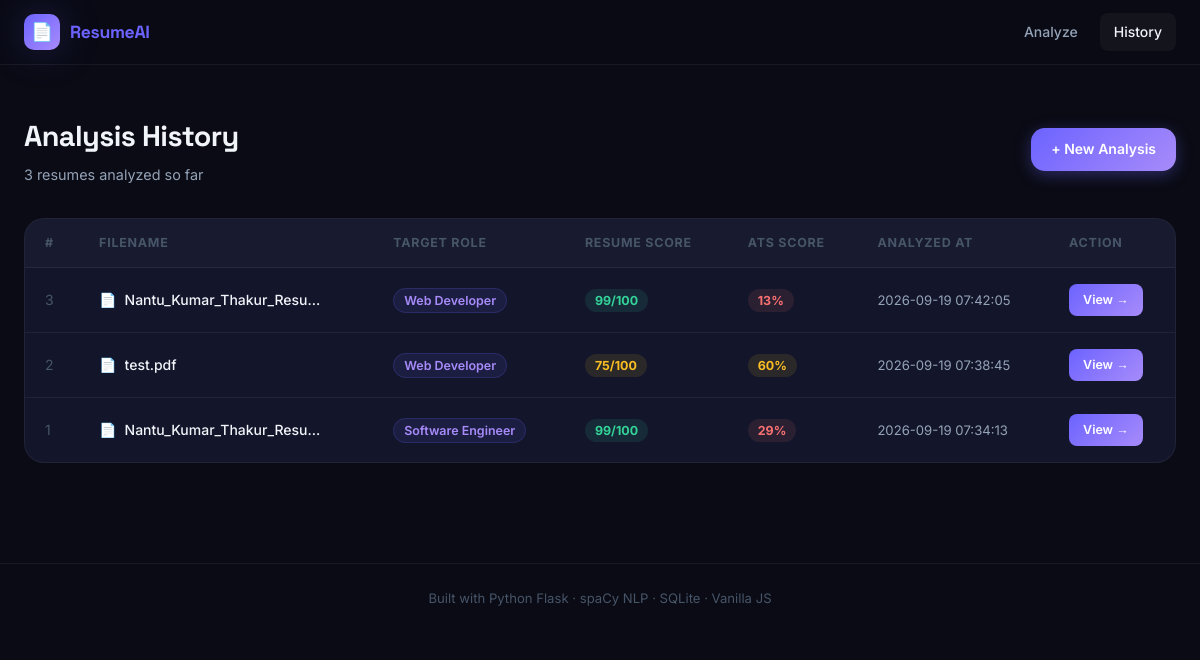
The app's page /history with its own data.
### tables this page shows
CREATE TABLE resumes (
            id INTEGER PRIMARY KEY AUTOINCREMENT,
            filename TEXT NOT NULL,
            target_role TEXT NOT NULL,
            resume_score REAL NOT NULL,
            ats_score REAL NOT NULL,
            created_at TIMESTAMP DEFAULT CURRENT_TIMESTAMP
        );

### app.py (the view)
@app.route('/history')
def history():
    resumes = get_all_resumes()
    return render_template('history.html', resumes=resumes)

### database.py (called while the page is built)
def get_all_resumes():
    conn = sqlite3.connect(DB_PATH)
    conn.row_factory = sqlite3.Row
    cursor = conn.cursor()
    cursor.execute('SELECT * FROM resumes ORDER BY created_at DESC')
    rows = cursor.fetchall()
    conn.close()
    return [dict(row) for row in rows]

### templates/history.html (shortened to what this page needs)
<!DOCTYPE html>
<html lang="en">
<head>
  <link rel="stylesheet" href="{{ url_for('static', filename='css/style.css') }}" />
</head>
<body>
<nav class="navbar">
  <div class="navbar-inner">
    <a href="/" class="navbar-brand">
      <div class="logo-icon">📄</div>
      <span class="brand-name">Resume<span>AI</span></span>
    </a>
    <div class="navbar-links">
      <a href="/" class="nav-link">Analyze</a>
      <a href="/history" class="nav-link active">History</a>
    </div>
  </div>
</nav>
<section class="history-section">
  <div class="container">
    <div style="display:flex; align-items:center; justify-content:space-between; flex-wrap:wrap; gap:16px; margin-bottom:32px;">
      <div>
        <h1 style="font-family:'Space Grotesk',sans-serif; font-size:1.8rem; font-weight:800; letter-spacing:-0.02em;">
          Analysis History
        </h1>
        <p style="color:var(--text-secondary); font-size:.9rem; margin-top:4px;">
          {{ resumes | length }} resume{{ 's' if resumes | length != 1 }} analyzed so far
        </p>
      </div>
      <a href="/" style="
        background: var(--gradient-purple);
        color: white;
        text-decoration: none;
        padding: 10px 20px;
        border-radius: var(--radius-md);
        font-size: .875rem;
        font-weight: 600;
        box-shadow: 0 4px 16px rgba(108,99,255,0.35);
      ">+ New Analysis</a>
    </div>
    {% if resumes %}
    <div class="table-card">
      <table class="data-table">
        <thead>
          <tr>
            <th>#</th>
            <th>Filename</th>
            <th>Target Role</th>
            <th>Resume Score</th>
            <th>ATS Score</th>
            <th>Analyzed At</th>
            <th>Action</th>
          </tr>
        </thead>
        <tbody>
          {% for r in resumes %}
          <tr>
            <td style="color:var(--text-muted);">{{ r.id }}</td>
            <td>
              <div style="display:flex; align-items:center; gap:8px;">
                <span>📄</span>
                <span style="font-weight:500; max-width:200px; overflow:hidden; text-overflow:ellipsis; white-space:nowrap;">{{ r.filename }}</span>
              </div>
            </td>
            <td>
              <span style="background: rgba(108,99,255,0.1); border:1px solid rgba(108,99,255,0.2); color:var(--accent-secondary); padding:4px 10px; border-radius:100px; font-size:.78rem; font-weight:600;">
                {{ r.target_role }}
              </span>
            </td>
            <td>
              {% set rs = r.resume_score | round | int %}
              <span class="score-pill {% if rs >= 80 %}badge-found{% elif rs >= 50 %}' style='background:rgba(251,191,36,0.1);color:var(--accent-yellow);'{% else %}badge-missing{% endif %}"
                style="{% if rs >= 80 %}background:rgba(52,211,153,0.1);color:var(--accent-green);{% elif rs >= 50 %}background:rgba(251,191,36,0.1);color:var(--accent-yellow);{% else %}background:rgba(248,113,113,0.1);color:var(--accent-red);{% endif %}">
                {{ rs }}/100
              </span>
            </td>
            <td>
              {% set as_ = r.ats_score | round | int %}
              <span class="score-pill"
                style="{% if as_ >= 80 %}background:rgba(52,211,153,0.1);color:var(--accent-green);{% elif as_ >= 50 %}background:rgba(251,191,36,0.1);color:var(--accent-yellow);{% else %}background:rgba(248,113,113,0.1);color:var(--accent-red);{% endif %}">
                {{ as_ }}%
              </span>
            </td>
            <td style="color:var(--text-secondary); font-size:.82rem;">{{ r.created_at }}</td>
            <td>
              <a href="/dashboard/{{ r.id }}" class="view-btn">View →</a>
            </td>
          </tr>
          {% endfor %}
        </tbody>
      </table>
    </div>
    {% endif %}
  </div>
</section>
<footer class="footer">
  Built with Python Flask · spaCy NLP · SQLite · Vanilla JS
</footer>
</body>
</html>

### static/css/style.css (style rules this page uses)
:root { --bg-primary: #0a0b14; --bg-secondary: #0f1120; --bg-card: #13162b; --bg-glass: rgba(255, 255, 255, 0.04); --bg-glass-hover:rgba(255, 255, 255, 0.07); --accent-primary: #6c63ff; --accent-secondary: #a78bfa; --accent-cyan: #22d3ee; --accent-green: #34d399; --accent-yellow: #fbbf24; --accent-red: #f87171; --accent-orange: #fb923c; --text-primary: #f1f5f9; --text-secondary: #94a3b8; --text-muted: #475569; --border-subtle: rgba(255, 255, 255, 0.06); --border-accent: rgba(108, 99, 255, 0.4); --gradient-hero: linear-gradient(135deg, #6c63ff 0%, #a78bfa 50%, #22d3ee 100%); --gradient-card: linear-gradient(145deg, rgba(108,99,255,0.1), rgba(34,211,238,0.05)); --gradient-green: linear-gradient(135deg, #34d399, #059669); --gradient-purple: linear-gradient(135deg, #6c63ff, #a78bfa); --gradient-red: linear-gradient(135deg, #f87171, #ef4444); --shadow-card: 0 4px 24px rgba(0,0,0,0.4); --shadow-glow: 0 0 40px rgba(108,99,255,0.25); --shadow-green: 0 0 24px rgba(52,211,153,0.25); --radius-sm: 8px; --radius-md: 14px; --radius-lg: 20px; --radius-xl: 28px; --transition: 0.25s cubic-bezier(0.4, 0, 0.2, 1); }
*, *::before, *::after { box-sizing: border-box; margin: 0; padding: 0; }
html { scroll-behavior: smooth; }
body { font-family: 'Inter', sans-serif; background: var(--bg-primary); color: var(--text-primary); min-height: 100vh; line-height: 1.6; -webkit-font-smoothing: antialiased; }
.container { max-width: 1200px; margin: 0 auto; padding: 0 24px; }
.navbar { position: sticky; top: 0; z-index: 100; background: rgba(10, 11, 20, 0.85); backdrop-filter: blur(20px); -webkit-backdrop-filter: blur(20px); border-bottom: 1px solid var(--border-subtle); padding: 0 24px; }
.navbar-inner { max-width: 1200px; margin: 0 auto; display: flex; align-items: center; justify-content: space-between; height: 64px; }
.navbar-brand { display: flex; align-items: center; gap: 10px; text-decoration: none; color: var(--text-primary); }
.navbar-brand .logo-icon { width: 36px; height: 36px; background: var(--gradient-purple); border-radius: 10px; display: flex; align-items: center; justify-content: center; font-size: 18px; box-shadow: var(--shadow-glow); }
.navbar-brand .brand-name { font-family: 'Space Grotesk', sans-serif; font-weight: 700; font-size: 1.1rem; letter-spacing: -0.02em; }
.navbar-brand span { color: var(--accent-primary); }
.navbar-links { display: flex; gap: 8px; align-items: center; }
.nav-link { color: var(--text-secondary); text-decoration: none; font-size: 0.875rem; font-weight: 500; padding: 8px 14px; border-radius: var(--radius-sm); transition: var(--transition); }
.nav-link:hover, .nav-link.active { color: var(--text-primary); background: var(--bg-glass); }
.footer { border-top: 1px solid var(--border-subtle); padding: 24px; text-align: center; color: var(--text-muted); font-size: 0.82rem; }
.badge-found { background: rgba(52,211,153,0.12); color: var(--accent-green); }
.history-section { padding: 48px 0 100px; }
.table-card { background: var(--bg-card); border: 1px solid var(--border-subtle); border-radius: var(--radius-lg); overflow: hidden; }
.data-table { width: 100%; border-collapse: collapse; }
.data-table th { padding: 14px 20px; text-align: left; font-size: 0.78rem; font-weight: 700; color: var(--text-muted); text-transform: uppercase; letter-spacing: 0.06em; border-bottom: 1px solid var(--border-subtle); background: rgba(255,255,255,0.02); }
.data-table td { padding: 16px 20px; font-size: 0.875rem; border-bottom: 1px solid var(--border-subtle); }
.data-table tr:last-child td { border-bottom: none; }
.view-btn { background: var(--gradient-purple); border: none; color: white; padding: 6px 14px; border-radius: var(--radius-sm); font-size: 0.78rem; font-weight: 600; cursor: pointer; text-decoration: none; display: inline-block; transition: var(--transition); }
.score-pill { padding: 4px 10px; border-radius: 100px; font-size: 0.78rem; font-weight: 700; }

### records on screen
resumes: id "3", filename "Nantu_Kumar_Thakur_Resu…", target_role "Web Developer", rs "99", as_ "13", created_at "2026-09-19 07:42:05"
resumes: id "2", filename "test.pdf", target_role "Web Developer", rs "75", as_ "60", created_at "2026-09-19 07:38:45"
resumes: id "1", filename "Nantu_Kumar_Thakur_Resu…", target_role "Software Engineer", rs "99", as_ "29", created_at "2026-09-19 07:34:13"

### other values on screen
{{ resumes | length }} "3"
{{ 's' if resumes | length != 1 }} "s"
